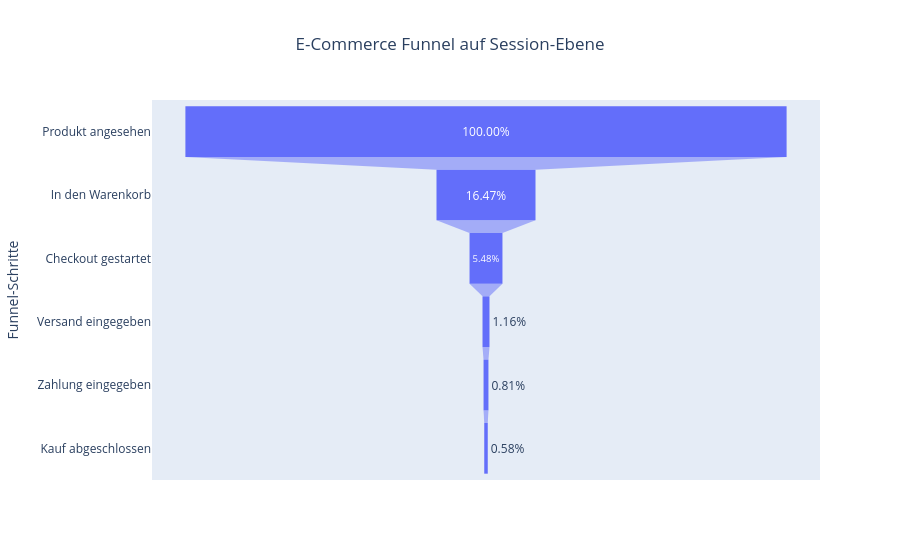

Write notebook code for a chart like this one.
### Code cell
df_session_funnel['sessions_rel'] = df_session_funnel['sessions'] / df_session_funnel['sessions'].iloc[0] * 100

df_session_funnel['label'] = df_session_funnel['sessions_rel'].round(2).astype(str) + "%"

fig = px.funnel(df_session_funnel, y=df_session_funnel['step'].map(label_map), x='sessions_rel', title='E-Commerce Funnel auf Session-Ebene')
fig.update_traces(
    text=df_session_funnel['sessions_rel'].map(lambda x: f"{x:.2f}%"),
    textinfo="text" 
    
)

fig.update_layout(
    xaxis_title='Anteil der Nutzer in %',
    yaxis_title='Funnel-Schritte',
    title_x=0.5,    
)

fig.show()

### Figure 1 — Plotly figure (JSON) as saved in the notebook; plotly's stock layout.template omitted (floating-point values rounded to 4 significant figures)
{"data": [{"hovertemplate": "sessions_rel=%{x}<br>y=%{y}<extra></extra>", "legendgroup": "", "marker": {"color": "#636efa"}, "name": "", "orientation": "h", "showlegend": false, "text": ["100.00%", "16.47%", "5.48%", "1.16%", "0.81%", "0.58%"], "textinfo": "text", "type": "funnel", "x": [100.0, 16.47, 5.475, 1.16, 0.8137, 0.5843], "xaxis": "x", "y": ["Produkt angesehen", "In den Warenkorb", "Checkout gestartet", "Versand eingegeben", "Zahlung eingegeben", "Kauf abgeschlossen"], "yaxis": "y"}], "layout": {"legend": {"tracegroupgap": 0}, "title": {"text": "E-Commerce Funnel auf Session-Ebene", "x": 0.5}, "xaxis": {"anchor": "y", "domain": [0, 1], "title": {"text": "Anteil der Nutzer in %"}}, "yaxis": {"anchor": "x", "domain": [0, 1], "title": {"text": "Funnel-Schritte"}}}}
